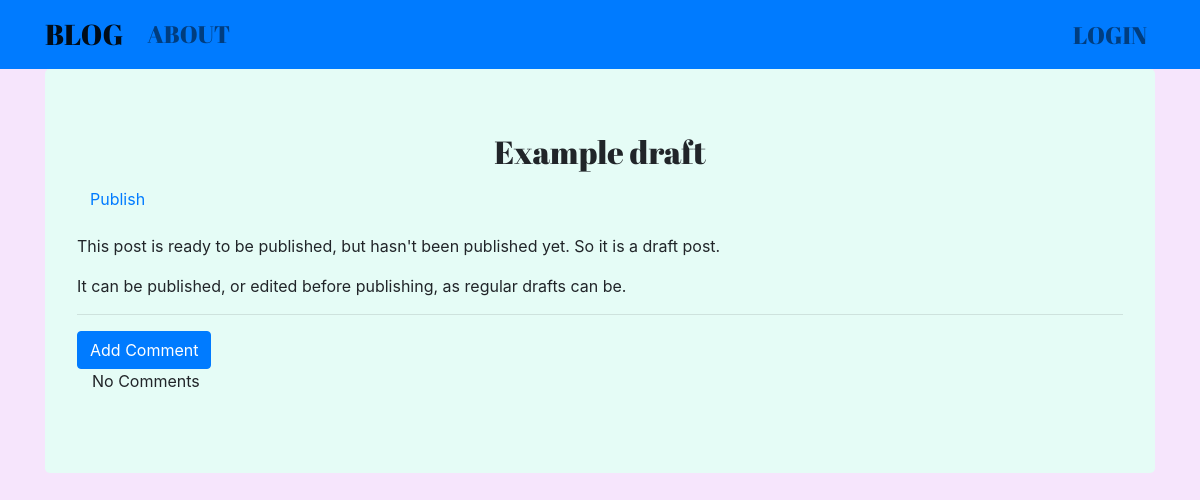
The app's page /post/4 with its own data.
### blog/models.py (models this page shows, shortened)
class Post(models.Model):
    author = models.ForeignKey('auth.User', on_delete=models.CASCADE)
    title = models.CharField(max_length = 200)
    text = models.TextField()
    created_date = models.DateTimeField(default = timezone.now())
    published_date = models.DateTimeField(blank=True, null = True)

### blog/views.py (the view)
# urls.py: url(r'^post/(?P<pk>\d+)$', views.PostDetailView.as_view(), name = 'post_detail'),
class PostDetailView(DetailView):
    model = Post

### blog/templates/blog/post_detail.html (shortened to what this page needs)
{% extends "blog/base.html" %}
{% block content %}
<div class="jumbotron">
    <h1 class="posttitle">{{post.title}}</h1>
    {% if post.published_date %}
      <div class="date postdate">
        <p>{{ post.published_date }} <br> </p>
      </div>
    {% else %}
      <a class="btn btn-default" href="{% url 'post_publish' pk=post.pk %}"> Publish </a>
    {% endif %}
    <p class="postcontent">{{ post.text|safe|linebreaksbr }}</p>
    <hr>
    <a class="btn btn-primary btn-comment" href="{% url 'add_comment_to_post' pk=post.pk %}"> Add Comment </a>
    <div class="container">
      {% for comment in post.comment.all %}
        <br>
        {% if user.is_authenticated or comment.approved_comment %}
          {{ comment.create_date }}
              {% if not comment.approved_comment %}
              <a class="btn btn-default" href="{% url 'comment_edit' pk=comment.post.pk %}"> Edit </a>
              <a class="btn btn-primary" href="{% url 'comment_approve' pk=comment.post.pk %}"> Approve </a>
              {% endif %}
              <p>{{comment.text|safe|linebreaksbr}}</p>
              <p>Posted By: {{comment.author}}</p>
        {% endif %}
        {% empty %}
            <p>No Comments</p>
      {% endfor %}
    </div>
</div>
{% endblock %}

### blog/static/css/blog.css (style rules this page uses)
body { background-color: #f6e5fc; }
.jumbotron { background-color: #e5fcf6; }
.posttitle { font-family: 'Abril Fatface'; font-size: 2em; text-align: center; }
.postcontent { font-family: 'Krub'; }

### records on screen
Post: title "Example draft", text "This post is ready to be published, but hasn't been published yet. So it is a draft post. It can be published, or edited before publishing, as regular drafts can be."
